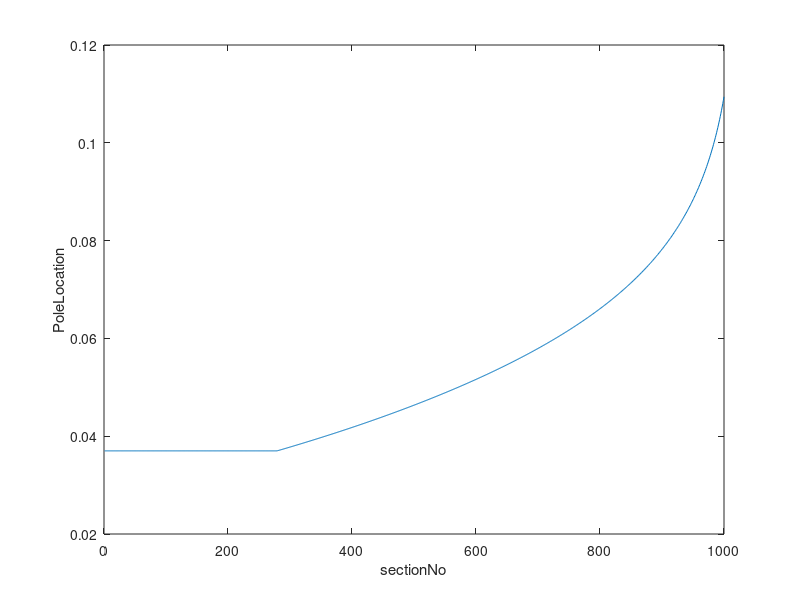
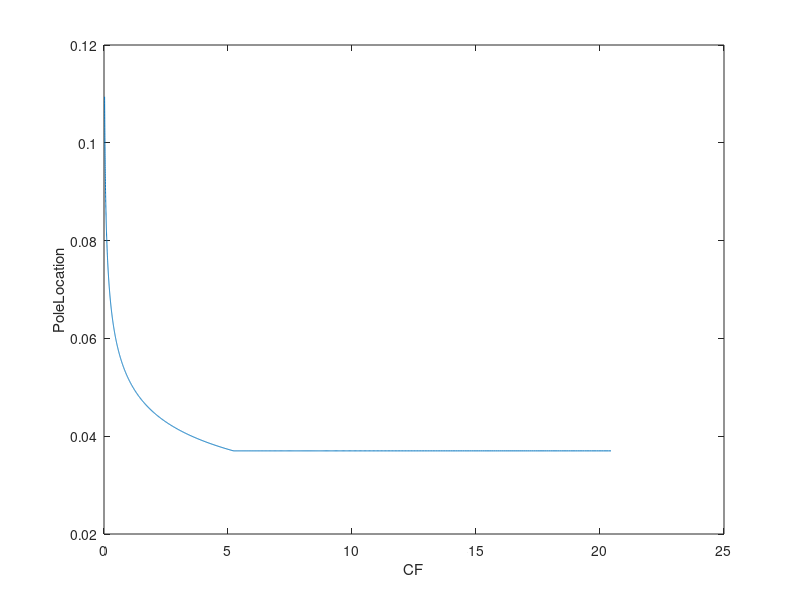
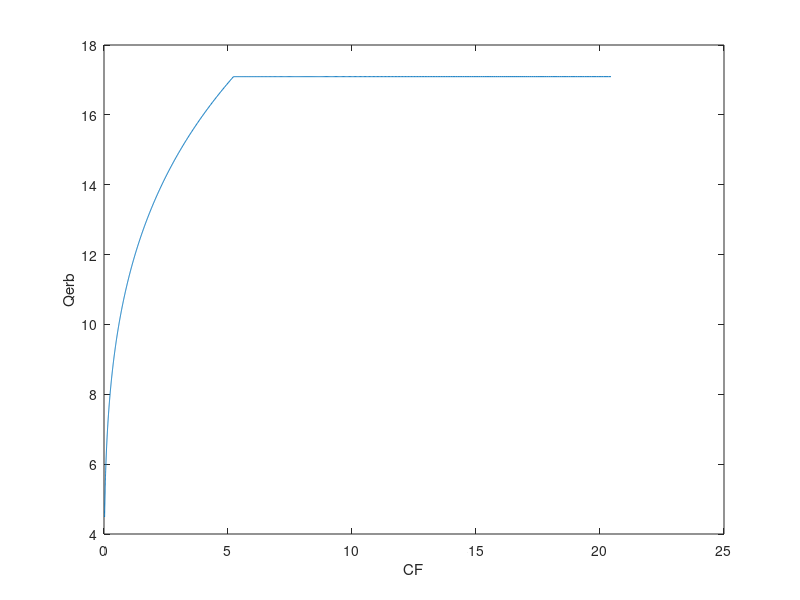

The MATLAB script that drew these images, in order:
close all
clear all

Nsec=1000;
BMlength=35e-3 - 1e-3; %35 mm BM length - 1 mm helicotrema width
dx=BMlength/Nsec;
Ga=20682;
Galpha=61.765;
Gbeta=140.6;
%Greenwoodmap
x=dx:dx:BMlength;
fres=(Ga*10.^(-Galpha*x))-Gbeta; %the greenwood function

%%parameters: comes from fit to tuning data
acat=11.4596;
bcat=0.2533;

aQ=0.3570;
bQ=-0.7933;

a=0.2927;
b=-1.2337;

Qhuman=acat*(fres/1000).^bcat;
%calculation of the starting poles using the powerlaw fit of the Qerb/pole
%function of Verhulst et al. 2012
StartingPoles=aQ*Qhuman.^bQ;
%for stability and memory purposes in the model, do not go beyond the range
%of 0.3 and 0.03 for the model poles. So limit these
Ns=find(StartingPoles<0.037); %originally 0.037
StartingPoles(Ns)=0.037; %originally 0.037

%uncomment this last bit if you want to write a new startingpoles file
%fid = fopen('StartingPoles.dat','w');
%fprintf(fid,'%E\n',StartingPoles);
%fclose(fid);

figure,plot(StartingPoles)
xlabel('sectionNo'),ylabel('PoleLocation')

figure,plot(fres/1000,StartingPoles)
xlabel('CF'),ylabel('PoleLocation')

%model Q calculated from the StartingPoles
ModelQ=a*StartingPoles.^b;
figure,plot(fres/1000,ModelQ)
xlabel('CF'),ylabel('Qerb')

